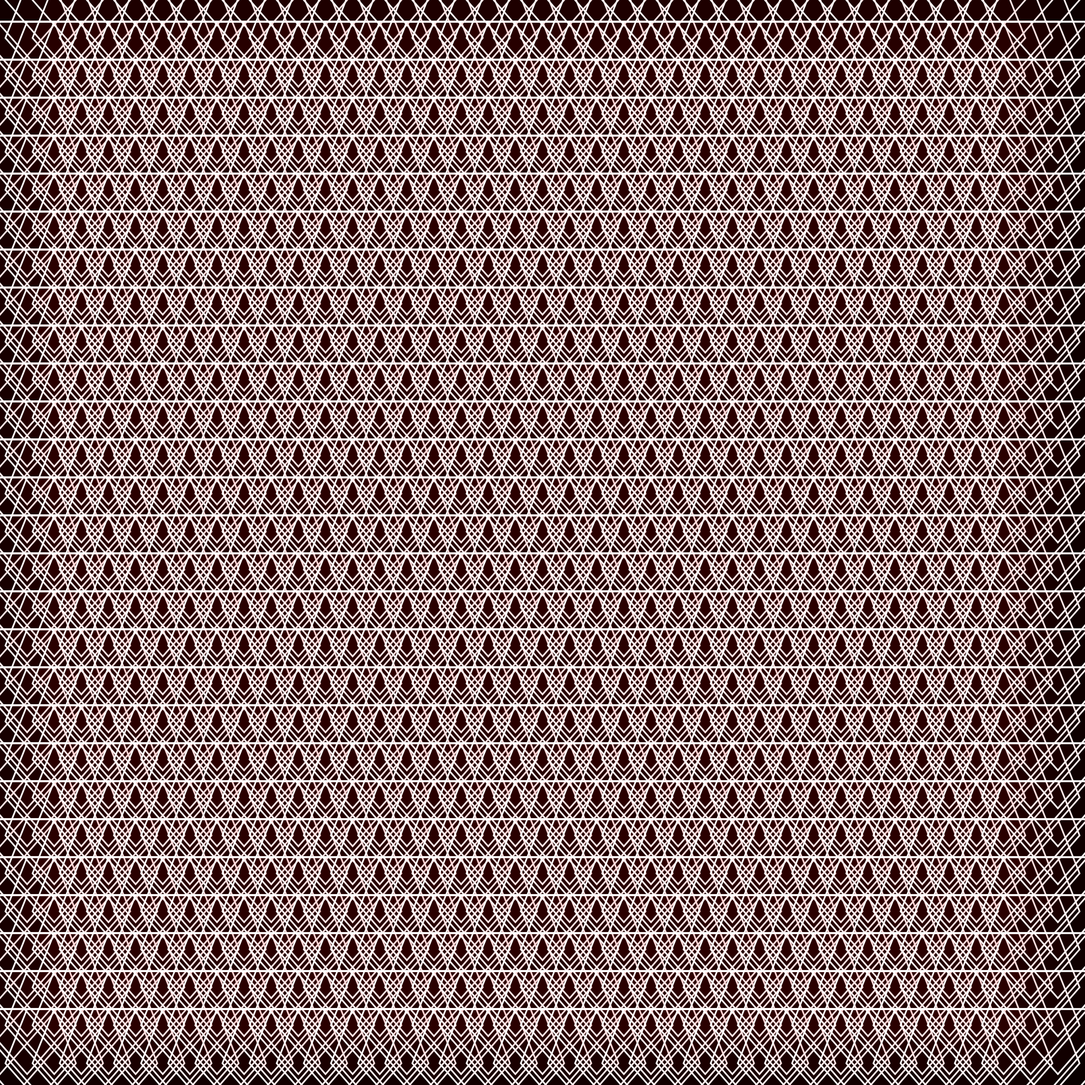
Frame 1 (no input)
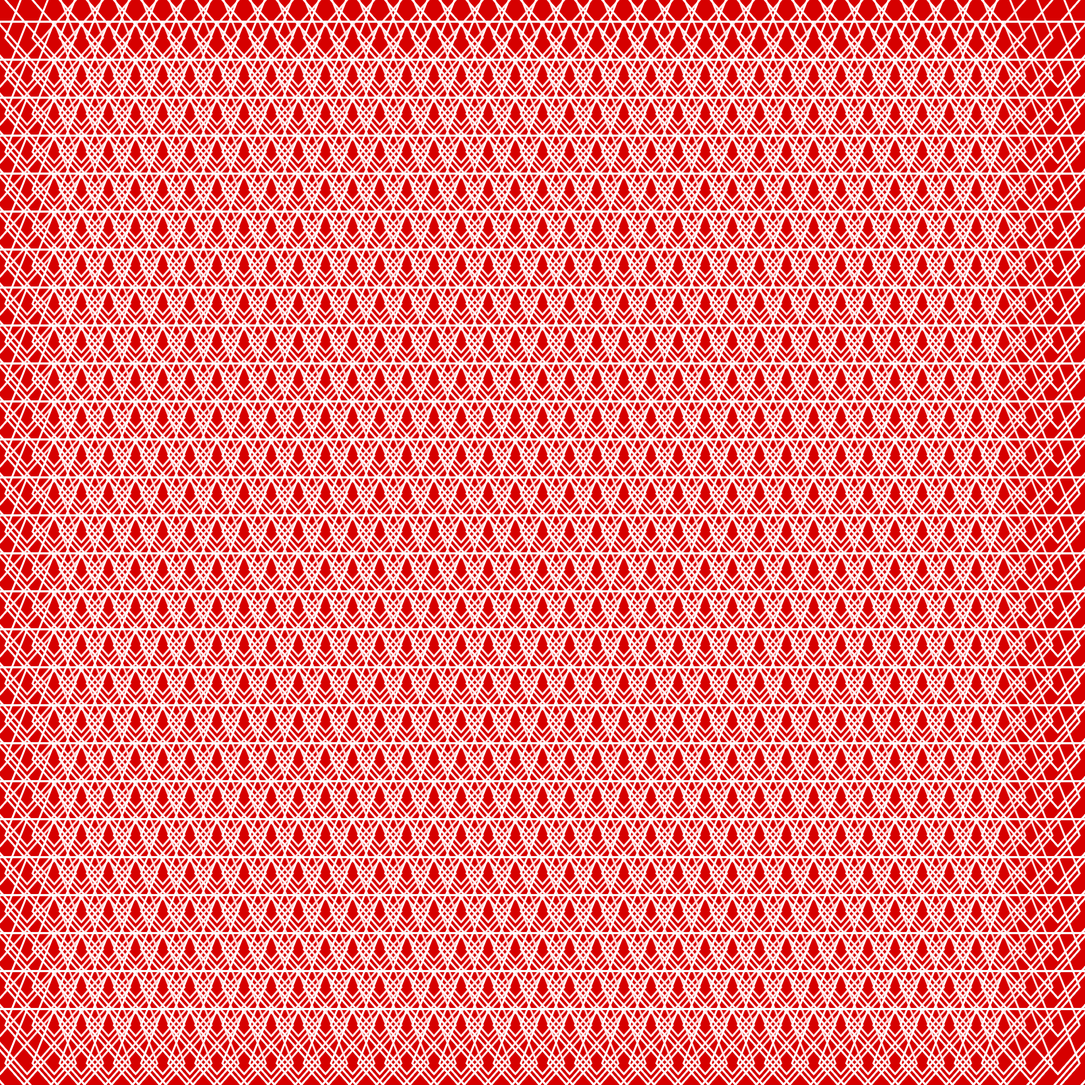
Frame 60 (no input)
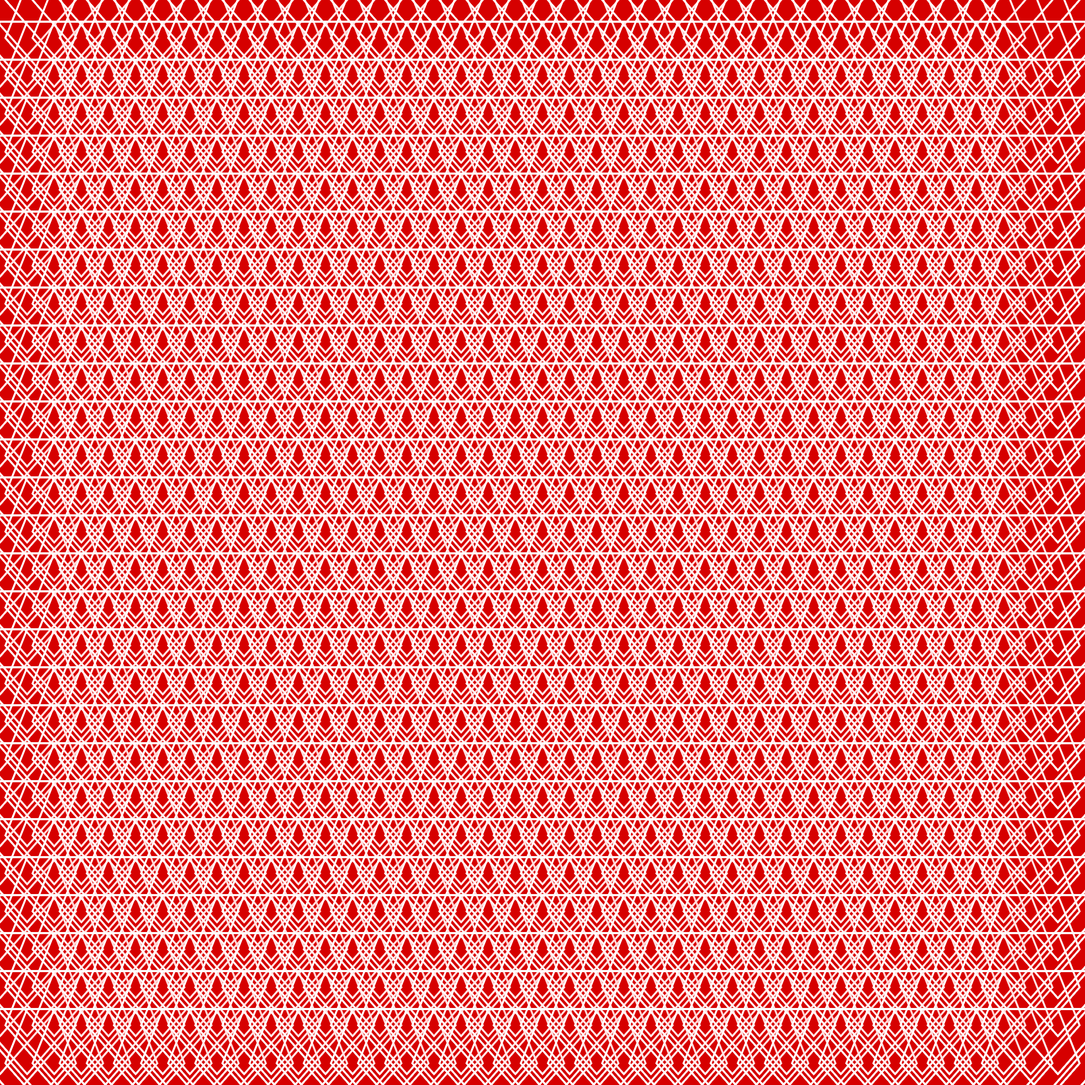
Frame 120 (the mouse pressed at the canvas centre since frame 60)

The p5.js sketch that drew these frames (run headless with seeded random() and noise() and a simulated clock; from frame 60 on, the mouse is pressed at the canvas centre):

// p5.js sketch
// ── sketch.js
function setup(){
	createCanvas (2000, 2000);
	background(0);
	
}
function draw (){
	stroke(255);
	strokeWeight(3);
	fill (255, 0, 0, 3);
	for (var x = 0; x < 2000; x += 50){
		for (var y = 0; y < 2000; y +=70){
			
		  beginShape();
  		  vertex (x + 100,y- 100);
  		  vertex (x+140, y);
  		  vertex (x, y+160);
  		  vertex (x-140, y);
  		  vertex (x - 100,y- 100);
  		  endShape(CLOSE);
			
		}
	}
	
}
